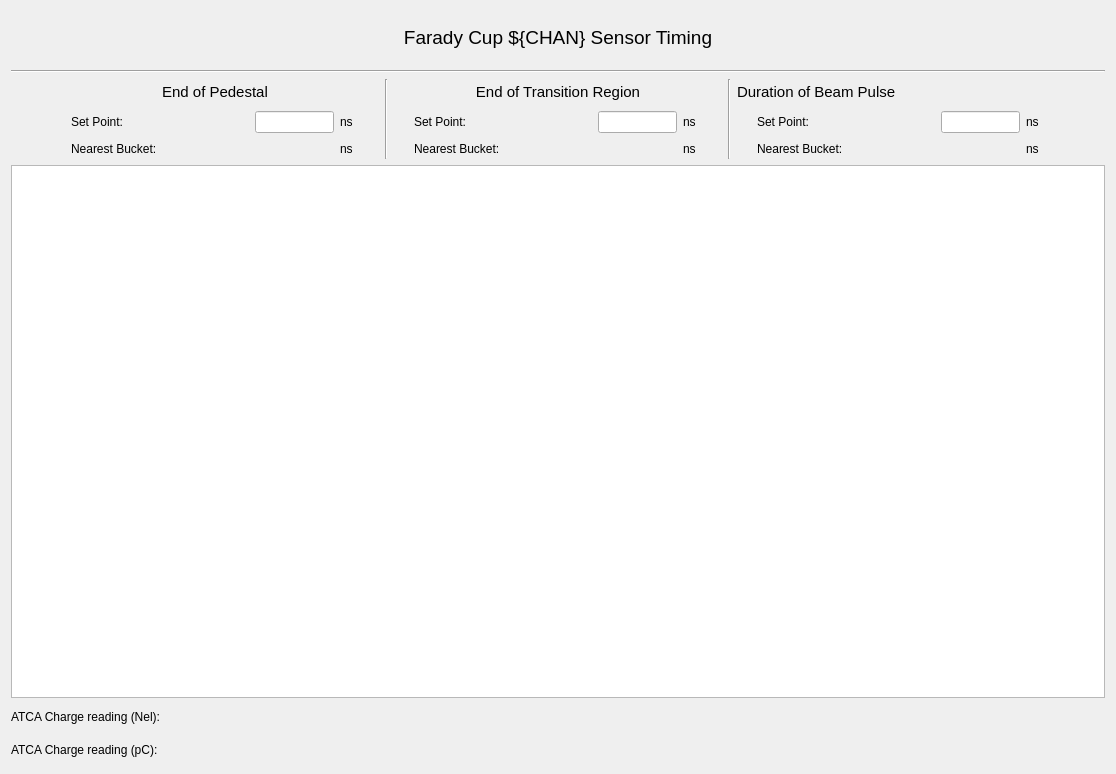
<?xml version="1.0" encoding="UTF-8"?>
<ui version="4.0">
 <class>Form</class>
 <widget class="QWidget" name="Form">
  <property name="geometry">
   <rect>
    <x>0</x>
    <y>0</y>
    <width>1116</width>
    <height>774</height>
   </rect>
  </property>
  <property name="windowTitle">
   <string>Farady Cup ${CHAN}</string>
  </property>
  <layout class="QVBoxLayout" name="verticalLayout_2">
   <item>
    <layout class="QVBoxLayout" name="verticalLayout" stretch="2,0,3,20,1,1">
     <item>
      <widget class="QLabel" name="label_16">
       <property name="font">
        <font>
         <pointsize>14</pointsize>
        </font>
       </property>
       <property name="text">
        <string>Farady Cup ${CHAN} Sensor Timing</string>
       </property>
       <property name="alignment">
        <set>Qt::AlignCenter</set>
       </property>
      </widget>
     </item>
     <item>
      <widget class="Line" name="line_5">
       <property name="orientation">
        <enum>Qt::Horizontal</enum>
       </property>
      </widget>
     </item>
     <item>
      <layout class="QHBoxLayout" name="horizontalLayout" stretch="0,1,0,1,0,1,0">
       <item>
        <spacer name="horizontalSpacer">
         <property name="orientation">
          <enum>Qt::Horizontal</enum>
         </property>
         <property name="sizeHint" stdset="0">
          <size>
           <width>40</width>
           <height>20</height>
          </size>
         </property>
        </spacer>
       </item>
       <item>
        <layout class="QVBoxLayout" name="verticalLayout_3">
         <item>
          <widget class="QLabel" name="label">
           <property name="font">
            <font>
             <pointsize>11</pointsize>
            </font>
           </property>
           <property name="text">
            <string>End of Pedestal</string>
           </property>
           <property name="alignment">
            <set>Qt::AlignCenter</set>
           </property>
          </widget>
         </item>
         <item>
          <layout class="QGridLayout" name="gridLayout" columnstretch="1,9,4,1,1">
           <item row="1" column="2">
            <widget class="PyDMLabel" name="PyDMLabel">
             <property name="toolTip">
              <string/>
             </property>
             <property name="precision" stdset="0">
              <number>2</number>
             </property>
             <property name="precisionFromPV" stdset="0">
              <bool>false</bool>
             </property>
             <property name="channel" stdset="0">
              <string>ca://FARC:${AREA}:${POS}:TIME_PRE_RBV</string>
             </property>
            </widget>
           </item>
           <item row="1" column="1">
            <widget class="QLabel" name="label_5">
             <property name="text">
              <string>Nearest Bucket:</string>
             </property>
            </widget>
           </item>
           <item row="0" column="3">
            <widget class="QLabel" name="label_10">
             <property name="text">
              <string>ns</string>
             </property>
            </widget>
           </item>
           <item row="1" column="0">
            <spacer name="horizontalSpacer_3">
             <property name="orientation">
              <enum>Qt::Horizontal</enum>
             </property>
             <property name="sizeHint" stdset="0">
              <size>
               <width>40</width>
               <height>20</height>
              </size>
             </property>
            </spacer>
           </item>
           <item row="0" column="2">
            <widget class="PyDMLineEdit" name="PyDMLineEdit">
             <property name="toolTip">
              <string/>
             </property>
             <property name="precision" stdset="0">
              <number>2</number>
             </property>
             <property name="precisionFromPV" stdset="0">
              <bool>false</bool>
             </property>
             <property name="channel" stdset="0">
              <string>ca://FARC:${AREA}:${POS}:TIME_PRE</string>
             </property>
            </widget>
           </item>
           <item row="0" column="1">
            <widget class="QLabel" name="label_4">
             <property name="text">
              <string>Set Point:</string>
             </property>
            </widget>
           </item>
           <item row="1" column="3">
            <widget class="QLabel" name="label_11">
             <property name="text">
              <string>ns</string>
             </property>
            </widget>
           </item>
           <item row="1" column="4">
            <spacer name="horizontalSpacer_4">
             <property name="orientation">
              <enum>Qt::Horizontal</enum>
             </property>
             <property name="sizeHint" stdset="0">
              <size>
               <width>40</width>
               <height>20</height>
              </size>
             </property>
            </spacer>
           </item>
          </layout>
         </item>
        </layout>
       </item>
       <item>
        <widget class="Line" name="line">
         <property name="orientation">
          <enum>Qt::Vertical</enum>
         </property>
        </widget>
       </item>
       <item>
        <layout class="QVBoxLayout" name="verticalLayout_4">
         <item>
          <widget class="QLabel" name="label_2">
           <property name="font">
            <font>
             <pointsize>11</pointsize>
            </font>
           </property>
           <property name="text">
            <string>End of Transition Region</string>
           </property>
           <property name="alignment">
            <set>Qt::AlignCenter</set>
           </property>
          </widget>
         </item>
         <item>
          <layout class="QGridLayout" name="gridLayout_2" columnstretch="1,9,4,1,1">
           <item row="1" column="4">
            <spacer name="horizontalSpacer_5">
             <property name="orientation">
              <enum>Qt::Horizontal</enum>
             </property>
             <property name="sizeHint" stdset="0">
              <size>
               <width>40</width>
               <height>20</height>
              </size>
             </property>
            </spacer>
           </item>
           <item row="0" column="2">
            <widget class="PyDMLineEdit" name="PyDMLineEdit_2">
             <property name="toolTip">
              <string/>
             </property>
             <property name="precision" stdset="0">
              <number>2</number>
             </property>
             <property name="precisionFromPV" stdset="0">
              <bool>false</bool>
             </property>
             <property name="channel" stdset="0">
              <string>ca://FARC:${AREA}:${POS}:TIME_MID</string>
             </property>
            </widget>
           </item>
           <item row="1" column="2">
            <widget class="PyDMLabel" name="PyDMLabel_2">
             <property name="toolTip">
              <string/>
             </property>
             <property name="precision" stdset="0">
              <number>2</number>
             </property>
             <property name="precisionFromPV" stdset="0">
              <bool>false</bool>
             </property>
             <property name="channel" stdset="0">
              <string>ca://FARC:${AREA}:${POS}:TIME_MID_RBV</string>
             </property>
            </widget>
           </item>
           <item row="0" column="1">
            <widget class="QLabel" name="label_6">
             <property name="text">
              <string>Set Point:</string>
             </property>
            </widget>
           </item>
           <item row="1" column="3">
            <widget class="QLabel" name="label_13">
             <property name="text">
              <string>ns</string>
             </property>
            </widget>
           </item>
           <item row="1" column="1">
            <widget class="QLabel" name="label_7">
             <property name="text">
              <string>Nearest Bucket:</string>
             </property>
            </widget>
           </item>
           <item row="0" column="3">
            <widget class="QLabel" name="label_12">
             <property name="text">
              <string>ns</string>
             </property>
            </widget>
           </item>
           <item row="1" column="0">
            <spacer name="horizontalSpacer_6">
             <property name="orientation">
              <enum>Qt::Horizontal</enum>
             </property>
             <property name="sizeHint" stdset="0">
              <size>
               <width>40</width>
               <height>20</height>
              </size>
             </property>
            </spacer>
           </item>
          </layout>
         </item>
        </layout>
       </item>
       <item>
        <widget class="Line" name="line_2">
         <property name="orientation">
          <enum>Qt::Vertical</enum>
         </property>
        </widget>
       </item>
       <item>
        <layout class="QVBoxLayout" name="verticalLayout_5">
         <item>
          <widget class="QLabel" name="label_3">
           <property name="font">
            <font>
             <pointsize>11</pointsize>
            </font>
           </property>
           <property name="text">
            <string>Duration of Beam Pulse</string>
           </property>
           <property name="alignment">
            <set>Qt::AlignLeading|Qt::AlignLeft|Qt::AlignVCenter</set>
           </property>
          </widget>
         </item>
         <item>
          <layout class="QGridLayout" name="gridLayout_3" columnstretch="1,9,4,1,1">
           <item row="1" column="1">
            <widget class="QLabel" name="label_9">
             <property name="text">
              <string>Nearest Bucket:</string>
             </property>
            </widget>
           </item>
           <item row="0" column="2">
            <widget class="PyDMLineEdit" name="PyDMLineEdit_3">
             <property name="toolTip">
              <string/>
             </property>
             <property name="precision" stdset="0">
              <number>2</number>
             </property>
             <property name="precisionFromPV" stdset="0">
              <bool>false</bool>
             </property>
             <property name="channel" stdset="0">
              <string>ca://FARC:${AREA}:${POS}:TIME_POS</string>
             </property>
            </widget>
           </item>
           <item row="1" column="2">
            <widget class="PyDMLabel" name="PyDMLabel_3">
             <property name="toolTip">
              <string/>
             </property>
             <property name="precision" stdset="0">
              <number>2</number>
             </property>
             <property name="precisionFromPV" stdset="0">
              <bool>false</bool>
             </property>
             <property name="channel" stdset="0">
              <string>ca://FARC:${AREA}:${POS}:TIME_POS_RBV</string>
             </property>
            </widget>
           </item>
           <item row="0" column="1">
            <widget class="QLabel" name="label_8">
             <property name="text">
              <string>Set Point:</string>
             </property>
            </widget>
           </item>
           <item row="0" column="3">
            <widget class="QLabel" name="label_14">
             <property name="text">
              <string>ns</string>
             </property>
            </widget>
           </item>
           <item row="1" column="3">
            <widget class="QLabel" name="label_15">
             <property name="text">
              <string>ns</string>
             </property>
            </widget>
           </item>
           <item row="1" column="0">
            <spacer name="horizontalSpacer_7">
             <property name="orientation">
              <enum>Qt::Horizontal</enum>
             </property>
             <property name="sizeHint" stdset="0">
              <size>
               <width>40</width>
               <height>20</height>
              </size>
             </property>
            </spacer>
           </item>
           <item row="1" column="4">
            <spacer name="horizontalSpacer_8">
             <property name="orientation">
              <enum>Qt::Horizontal</enum>
             </property>
             <property name="sizeHint" stdset="0">
              <size>
               <width>40</width>
               <height>20</height>
              </size>
             </property>
            </spacer>
           </item>
          </layout>
         </item>
        </layout>
       </item>
       <item>
        <spacer name="horizontalSpacer_2">
         <property name="orientation">
          <enum>Qt::Horizontal</enum>
         </property>
         <property name="sizeHint" stdset="0">
          <size>
           <width>40</width>
           <height>20</height>
          </size>
         </property>
        </spacer>
       </item>
      </layout>
     </item>
     <item>
      <widget class="PyDMWaveformPlot" name="PyDMWaveformPlot">
       <property name="toolTip">
        <string/>
       </property>
       <property name="yAxes">
        <stringlist>
         <string>{&quot;name&quot;: &quot;Axis 1&quot;, &quot;orientation&quot;: &quot;left&quot;, &quot;label&quot;: null, &quot;minRange&quot;: -1.0, &quot;maxRange&quot;: 1.0, &quot;autoRange&quot;: true, &quot;logMode&quot;: null}</string>
         <string>{&quot;name&quot;: &quot;Axis 2&quot;, &quot;orientation&quot;: &quot;right&quot;, &quot;label&quot;: null, &quot;minRange&quot;: -1.0, &quot;maxRange&quot;: 1.0, &quot;autoRange&quot;: true, &quot;logMode&quot;: null}</string>
        </stringlist>
       </property>
       <property name="curves">
        <stringlist>
         <string>{&quot;y_channel&quot;: &quot;ca://FARC:${AREA}:${POS}:RWF_U16.VALA&quot;, &quot;x_channel&quot;: &quot;ca://FARC:${AREA}:${POS}:SAMP_TIME.VALA&quot;, &quot;plot_style&quot;: null, &quot;name&quot;: &quot;Farady cup reading&quot;, &quot;color&quot;: &quot;white&quot;, &quot;lineStyle&quot;: 1, &quot;lineWidth&quot;: 1, &quot;symbol&quot;: null, &quot;symbolSize&quot;: 10, &quot;yAxisName&quot;: &quot;Axis 1&quot;, &quot;barWidth&quot;: null, &quot;upperThreshold&quot;: null, &quot;lowerThreshold&quot;: null, &quot;thresholdColor&quot;: &quot;white&quot;, &quot;redraw_mode&quot;: 2}</string>
         <string>{&quot;y_channel&quot;: &quot;ca://FARC:${AREA}:${POS}:SCL_WF&quot;, &quot;x_channel&quot;: &quot;ca://FARC:${AREA}:${POS}:SAMP_TIME.VALA&quot;, &quot;plot_style&quot;: null, &quot;name&quot;: &quot;&quot;, &quot;color&quot;: &quot;cyan&quot;, &quot;lineStyle&quot;: 1, &quot;lineWidth&quot;: 1, &quot;symbol&quot;: null, &quot;symbolSize&quot;: 10, &quot;yAxisName&quot;: &quot;Axis 2&quot;, &quot;barWidth&quot;: null, &quot;upperThreshold&quot;: null, &quot;lowerThreshold&quot;: null, &quot;thresholdColor&quot;: &quot;white&quot;, &quot;redraw_mode&quot;: 2}</string>
        </stringlist>
       </property>
      </widget>
     </item>
     <item>
      <layout class="QHBoxLayout" name="horizontalLayout_3" stretch="2,1,7">
       <item>
        <widget class="QLabel" name="label_17">
         <property name="text">
          <string>ATCA Charge reading (Nel):</string>
         </property>
        </widget>
       </item>
       <item>
        <widget class="PyDMLabel" name="PyDMLabel_4">
         <property name="toolTip">
          <string/>
         </property>
         <property name="alignment">
          <set>Qt::AlignRight|Qt::AlignTrailing|Qt::AlignVCenter</set>
         </property>
         <property name="channel" stdset="0">
          <string>ca://FARC:${AREA}:${POS}:TMIT</string>
         </property>
         <property name="displayFormat" stdset="0">
          <enum>PyDMLabel::Exponential</enum>
         </property>
        </widget>
       </item>
       <item>
        <spacer name="horizontalSpacer_9">
         <property name="orientation">
          <enum>Qt::Horizontal</enum>
         </property>
         <property name="sizeHint" stdset="0">
          <size>
           <width>40</width>
           <height>20</height>
          </size>
         </property>
        </spacer>
       </item>
      </layout>
     </item>
     <item>
      <layout class="QHBoxLayout" name="horizontalLayout_2" stretch="2,1,7">
       <item>
        <widget class="QLabel" name="label_18">
         <property name="text">
          <string>ATCA Charge reading (pC):</string>
         </property>
        </widget>
       </item>
       <item>
        <widget class="PyDMLabel" name="PyDMLabel_5">
         <property name="toolTip">
          <string/>
         </property>
         <property name="alignment">
          <set>Qt::AlignRight|Qt::AlignTrailing|Qt::AlignVCenter</set>
         </property>
         <property name="channel" stdset="0">
          <string>ca://FARC:${AREA}:${POS}:CHRG</string>
         </property>
        </widget>
       </item>
       <item>
        <spacer name="horizontalSpacer_10">
         <property name="orientation">
          <enum>Qt::Horizontal</enum>
         </property>
         <property name="sizeHint" stdset="0">
          <size>
           <width>40</width>
           <height>20</height>
          </size>
         </property>
        </spacer>
       </item>
      </layout>
     </item>
    </layout>
   </item>
  </layout>
 </widget>
 <customwidgets>
  <customwidget>
   <class>PyDMLabel</class>
   <extends>QLabel</extends>
   <header>pydm.widgets.label</header>
  </customwidget>
  <customwidget>
   <class>PyDMWaveformPlot</class>
   <extends>QGraphicsView</extends>
   <header>pydm.widgets.waveformplot</header>
  </customwidget>
  <customwidget>
   <class>PyDMLineEdit</class>
   <extends>QLineEdit</extends>
   <header>pydm.widgets.line_edit</header>
  </customwidget>
 </customwidgets>
 <resources/>
 <connections/>
</ui>
